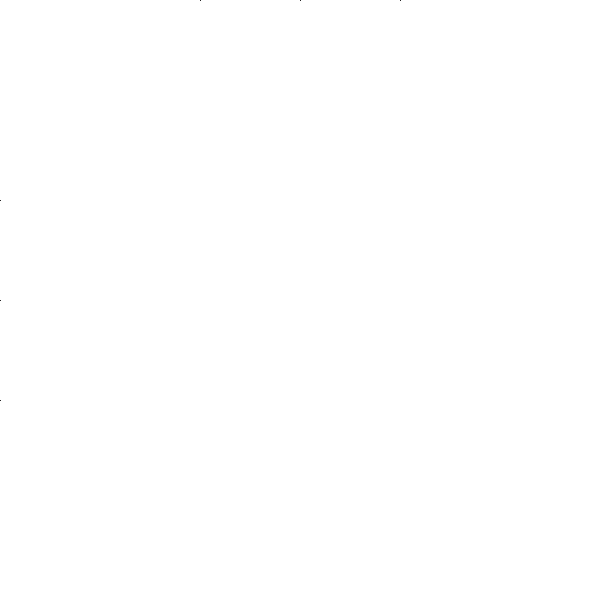
Frame 1 (no input)
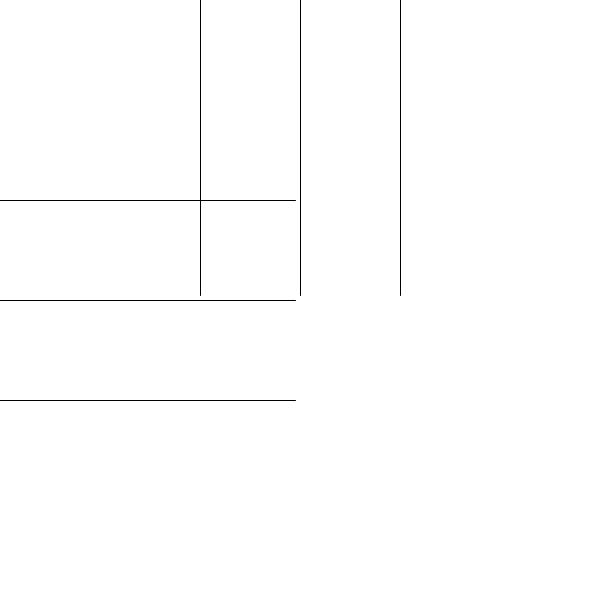
Frame 60 (the mouse pressed at the canvas centre just before this capture)
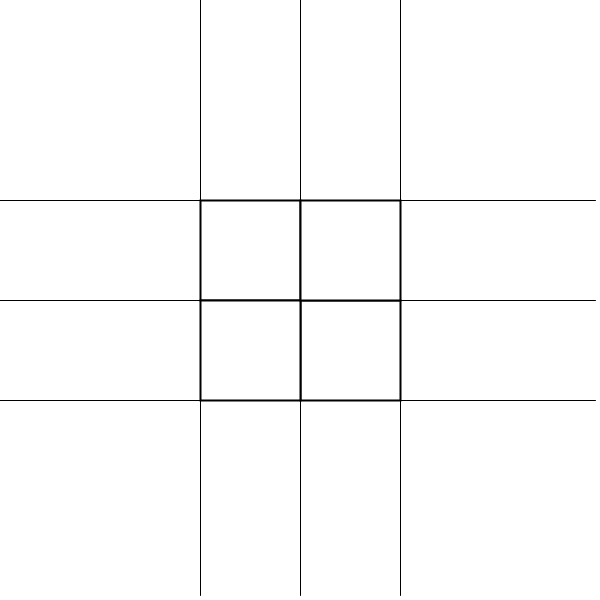
Frame 120 (the mouse held since frame 60 and released just before this capture)

The Processing sketch that drew these frames (run headless with seeded random() and noise(); from frame 60 on, the mouse is pressed at the canvas centre):

// Processing sketch: esercizio4_03
// ── esercizio4_03.pde
//linee
int x1=-800;
int y1=-800;
int x2=0;
int y2=0;

//cubi
int life=400;
int wait=0;
int w=200;
int z=300;




void setup()
{
  size(600,600);
}

void draw()
{
  background(255);
  //asse x
  stroke(0);
  strokeWeight(1);
  line(x1,200,x2,200);
  line(x1,300,x2,300);
  line(x1,400,x2,400);
  //asse y
  line(200,y1,200,y2);
  line(300,y1,300,y2);
  line(400,y1,400,y2);  
  
  x1+=5;
  x2+=5;
  
  y1+=5;
  y2+=5;
  
  if(wait>=400)
  {
    cubo a=new cubo(w,w,100,life);
    cubo b=new cubo(z,z,100,life);
    cubo c=new cubo(w,z,100,life);
    cubo d=new cubo(z,w,100,life);
    a.dis();
    b.dis();
    c.dis();
    d.dis();
    life--;
  }
  wait+=5;
}

// ── cubo.pde
class cubo
{
  int x,y,dim;
  int vita;
  cubo(int _x, int _y, int _dim,int _vita)
  {
    x=_x; y=_y; dim=_dim;vita=_vita;
  }
  
  boolean fine()
  {
    vita--;
    if(vita<0)
    {
    return true;
    }
    else
    {
    return false;
    }
    
  }
  
  void dis()
  {
    fill(255);
    stroke(0,vita);
    strokeWeight(2);
    rect(x,y,dim,dim);
  }
}
